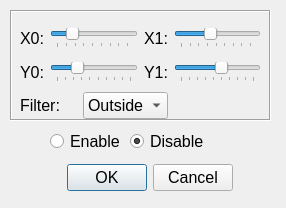
<?xml version="1.0" encoding="UTF-8"?>
<ui version="4.0">
<class>FilterDialog</class>
<widget class="QDialog" name="FilterDialog">
<property name="windowModality">
<enum>Qt::NonModal</enum>
</property>
<property name="geometry">
<rect>
<x>0</x>
<y>0</y>
<width>286</width>
<height>208</height>
</rect>
</property>
<property name="sizePolicy">
<sizepolicy hsizetype="Fixed" vsizetype="Fixed">
<horstretch>0</horstretch>
<verstretch>0</verstretch>
</sizepolicy>
</property>
<property name="minimumSize">
<size>
<width>286</width>
<height>208</height>
</size>
</property>
<property name="maximumSize">
<size>
<width>286</width>
<height>208</height>
</size>
</property>
<property name="windowTitle">
<string>Dialog</string>
</property>
<property name="modal">
<bool>true</bool>
</property>
<widget class="QFrame" name="frame">
<property name="geometry">
<rect>
<x>10</x>
<y>10</y>
<width>261</width>
<height>111</height>
</rect>
</property>
<property name="font">
<font>
<family>Lucida Grande</family>
</font>
</property>
<property name="frameShape">
<enum>QFrame::Box</enum>
</property>
<property name="frameShadow">
<enum>QFrame::Sunken</enum>
</property>
<widget class="QWidget" name="horizontalLayoutWidget_5">
<property name="geometry">
<rect>
<x>10</x>
<y>80</y>
<width>148</width>
<height>31</height>
</rect>
</property>
<property name="font">
<font>
<family>Lucida Grande</family>
</font>
</property>
<layout class="QHBoxLayout" name="horizontalLayout_5">
<item>
<widget class="QLabel" name="label_6">
<property name="enabled">
<bool>true</bool>
</property>
<property name="sizePolicy">
<sizepolicy hsizetype="Minimum" vsizetype="Minimum">
<horstretch>0</horstretch>
<verstretch>0</verstretch>
</sizepolicy>
</property>
<property name="font">
<font>
<family>Lucida Grande</family>
<pointsize>12</pointsize>
</font>
</property>
<property name="text">
<string>Filter:</string>
</property>
</widget>
</item>
<item>
<widget class="QComboBox" name="filterCombo">
<property name="font">
<font>
<family>Lucida Grande</family>
<pointsize>12</pointsize>
</font>
</property>
<item>
<property name="text">
<string>Outside</string>
</property>
</item>
<item>
<property name="text">
<string>Inside</string>
</property>
</item>
</widget>
</item>
</layout>
</widget>
</widget>
<widget class="QWidget" name="verticalLayoutWidget_2">
<property name="geometry">
<rect>
<x>50</x>
<y>160</y>
<width>183</width>
<height>36</height>
</rect>
</property>
<property name="font">
<font>
<family>Lucida Grande</family>
</font>
</property>
<layout class="QVBoxLayout" name="verticalLayout_2">
<item>
<widget class="QDialogButtonBox" name="buttonBox">
<property name="font">
<font>
<family>Lucida Grande</family>
<pointsize>12</pointsize>
</font>
</property>
<property name="orientation">
<enum>Qt::Horizontal</enum>
</property>
<property name="standardButtons">
<set>QDialogButtonBox::Cancel|QDialogButtonBox::Ok</set>
</property>
</widget>
</item>
</layout>
</widget>
<widget class="QWidget" name="horizontalLayoutWidget_7">
<property name="geometry">
<rect>
<x>20</x>
<y>20</y>
<width>241</width>
<height>70</height>
</rect>
</property>
<property name="font">
<font>
<family>Lucida Grande</family>
</font>
</property>
<layout class="QHBoxLayout" name="horizontalLayout_7">
<item>
<layout class="QVBoxLayout" name="verticalLayout">
<item>
<layout class="QHBoxLayout" name="horizontalLayout">
<item>
<widget class="QLabel" name="label_2">
<property name="font">
<font>
<family>Lucida Grande</family>
<pointsize>12</pointsize>
</font>
</property>
<property name="text">
<string>X0:</string>
</property>
</widget>
</item>
<item>
<widget class="QSlider" name="x0Slider">
<property name="font">
<font>
<family>Lucida Grande</family>
</font>
</property>
<property name="maximum">
<number>500</number>
</property>
<property name="singleStep">
<number>10</number>
</property>
<property name="value">
<number>100</number>
</property>
<property name="sliderPosition">
<number>100</number>
</property>
<property name="orientation">
<enum>Qt::Horizontal</enum>
</property>
<property name="tickPosition">
<enum>QSlider::TicksBelow</enum>
</property>
<property name="tickInterval">
<number>60</number>
</property>
</widget>
</item>
</layout>
</item>
<item>
<layout class="QHBoxLayout" name="horizontalLayout_2">
<item>
<widget class="QLabel" name="label_3">
<property name="font">
<font>
<family>Lucida Grande</family>
<pointsize>12</pointsize>
</font>
</property>
<property name="text">
<string>Y0:</string>
</property>
</widget>
</item>
<item>
<widget class="QSlider" name="y0Slider">
<property name="font">
<font>
<family>Lucida Grande</family>
</font>
</property>
<property name="maximum">
<number>360</number>
</property>
<property name="singleStep">
<number>10</number>
</property>
<property name="value">
<number>100</number>
</property>
<property name="sliderPosition">
<number>100</number>
</property>
<property name="orientation">
<enum>Qt::Horizontal</enum>
</property>
<property name="tickPosition">
<enum>QSlider::TicksBelow</enum>
</property>
<property name="tickInterval">
<number>40</number>
</property>
</widget>
</item>
</layout>
</item>
</layout>
</item>
<item>
<layout class="QVBoxLayout" name="verticalLayout_3">
<item>
<layout class="QHBoxLayout" name="horizontalLayout_3">
<item>
<widget class="QLabel" name="label_4">
<property name="font">
<font>
<family>Lucida Grande</family>
<pointsize>12</pointsize>
</font>
</property>
<property name="text">
<string>X1:</string>
</property>
</widget>
</item>
<item>
<widget class="QSlider" name="x1Slider">
<property name="font">
<font>
<family>Lucida Grande</family>
</font>
</property>
<property name="maximum">
<number>500</number>
</property>
<property name="singleStep">
<number>10</number>
</property>
<property name="value">
<number>200</number>
</property>
<property name="orientation">
<enum>Qt::Horizontal</enum>
</property>
<property name="tickPosition">
<enum>QSlider::TicksBelow</enum>
</property>
<property name="tickInterval">
<number>60</number>
</property>
</widget>
</item>
</layout>
</item>
<item>
<layout class="QHBoxLayout" name="horizontalLayout_4">
<item>
<widget class="QLabel" name="label_5">
<property name="font">
<font>
<family>Lucida Grande</family>
<pointsize>12</pointsize>
</font>
</property>
<property name="text">
<string>Y1:</string>
</property>
</widget>
</item>
<item>
<widget class="QSlider" name="y1Slider">
<property name="font">
<font>
<family>Lucida Grande</family>
</font>
</property>
<property name="maximum">
<number>360</number>
</property>
<property name="singleStep">
<number>10</number>
</property>
<property name="sliderPosition">
<number>200</number>
</property>
<property name="orientation">
<enum>Qt::Horizontal</enum>
</property>
<property name="tickPosition">
<enum>QSlider::TicksBelow</enum>
</property>
<property name="tickInterval">
<number>40</number>
</property>
</widget>
</item>
</layout>
</item>
</layout>
</item>
</layout>
</widget>
<widget class="QRadioButton" name="enableRB">
<property name="geometry">
<rect>
<x>50</x>
<y>130</y>
<width>108</width>
<height>23</height>
</rect>
</property>
<property name="font">
<font>
<family>Lucida Grande</family>
<pointsize>12</pointsize>
</font>
</property>
<property name="text">
<string>Enable</string>
</property>
<attribute name="buttonGroup">
<string>buttonGroup</string>
</attribute>
</widget>
<widget class="QRadioButton" name="disableRB">
<property name="geometry">
<rect>
<x>130</x>
<y>130</y>
<width>108</width>
<height>23</height>
</rect>
</property>
<property name="font">
<font>
<family>Lucida Grande</family>
<pointsize>12</pointsize>
</font>
</property>
<property name="text">
<string>Disable</string>
</property>
<property name="checked">
<bool>true</bool>
</property>
<attribute name="buttonGroup">
<string>buttonGroup</string>
</attribute>
</widget>
</widget>
<resources/>
<connections>
<connection>
<sender>buttonBox</sender>
<signal>accepted()</signal>
<receiver>FilterDialog</receiver>
<slot>accept()</slot>
<hints>
<hint type="sourcelabel">
<x>231</x>
<y>194</y>
</hint>
<hint type="destinationlabel">
<x>157</x>
<y>207</y>
</hint>
</hints>
</connection>
<connection>
<sender>buttonBox</sender>
<signal>rejected()</signal>
<receiver>FilterDialog</receiver>
<slot>reject()</slot>
<hints>
<hint type="sourcelabel">
<x>231</x>
<y>194</y>
</hint>
<hint type="destinationlabel">
<x>285</x>
<y>207</y>
</hint>
</hints>
</connection>
<connection>
<sender>x0Slider</sender>
<signal>sliderMoved(int)</signal>
<receiver>FilterDialog</receiver>
<slot>updateX0(int)</slot>
<hints>
<hint type="sourcelabel">
<x>81</x>
<y>32</y>
</hint>
<hint type="destinationlabel">
<x>29</x>
<y>148</y>
</hint>
</hints>
</connection>
<connection>
<sender>y0Slider</sender>
<signal>sliderMoved(int)</signal>
<receiver>FilterDialog</receiver>
<slot>updateY0(int)</slot>
<hints>
<hint type="sourcelabel">
<x>100</x>
<y>61</y>
</hint>
<hint type="destinationlabel">
<x>19</x>
<y>174</y>
</hint>
</hints>
</connection>
<connection>
<sender>x1Slider</sender>
<signal>sliderMoved(int)</signal>
<receiver>FilterDialog</receiver>
<slot>updateX1(int)</slot>
<hints>
<hint type="sourcelabel">
<x>193</x>
<y>31</y>
</hint>
<hint type="destinationlabel">
<x>260</x>
<y>136</y>
</hint>
</hints>
</connection>
<connection>
<sender>y1Slider</sender>
<signal>sliderMoved(int)</signal>
<receiver>FilterDialog</receiver>
<slot>updateY1(int)</slot>
<hints>
<hint type="sourcelabel">
<x>218</x>
<y>55</y>
</hint>
<hint type="destinationlabel">
<x>262</x>
<y>179</y>
</hint>
</hints>
</connection>
<connection>
<sender>enableRB</sender>
<signal>toggled(bool)</signal>
<receiver>FilterDialog</receiver>
<slot>updateFilterStatus(bool)</slot>
<hints>
<hint type="sourcelabel">
<x>75</x>
<y>138</y>
</hint>
<hint type="destinationlabel">
<x>39</x>
<y>136</y>
</hint>
</hints>
</connection>
</connections>
<slots>
<slot>updateX0(int)</slot>
<slot>updateY0(int)</slot>
<slot>updateX1(int)</slot>
<slot>updateY1(int)</slot>
<slot>updateFilterStatus(bool)</slot>
</slots>
<buttongroups>
<buttongroup name="buttonGroup"/>
</buttongroups>
</ui>
